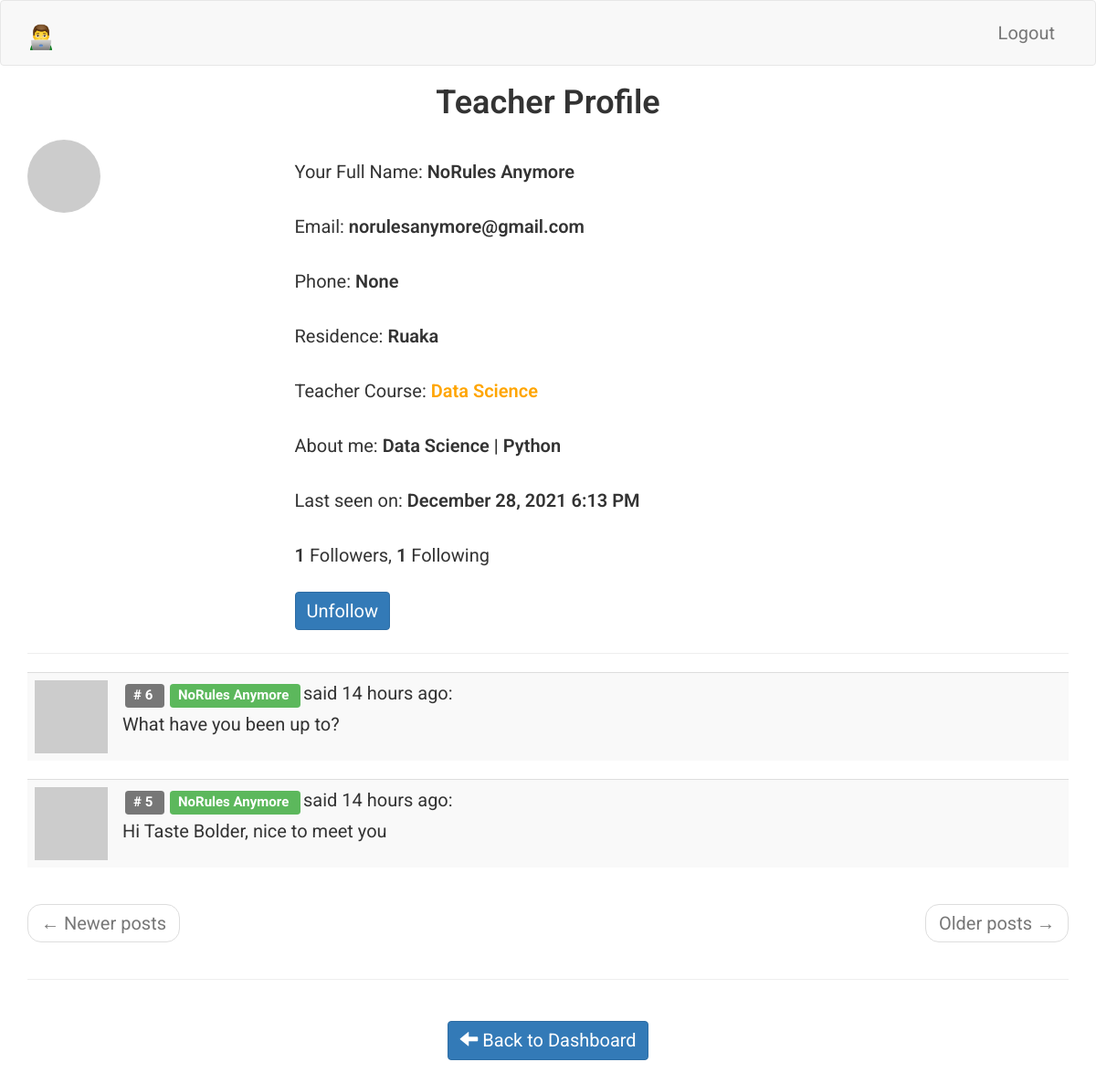
The page /teacher/profile/NoRules Anymore (signed in) on the database as committed earlier.
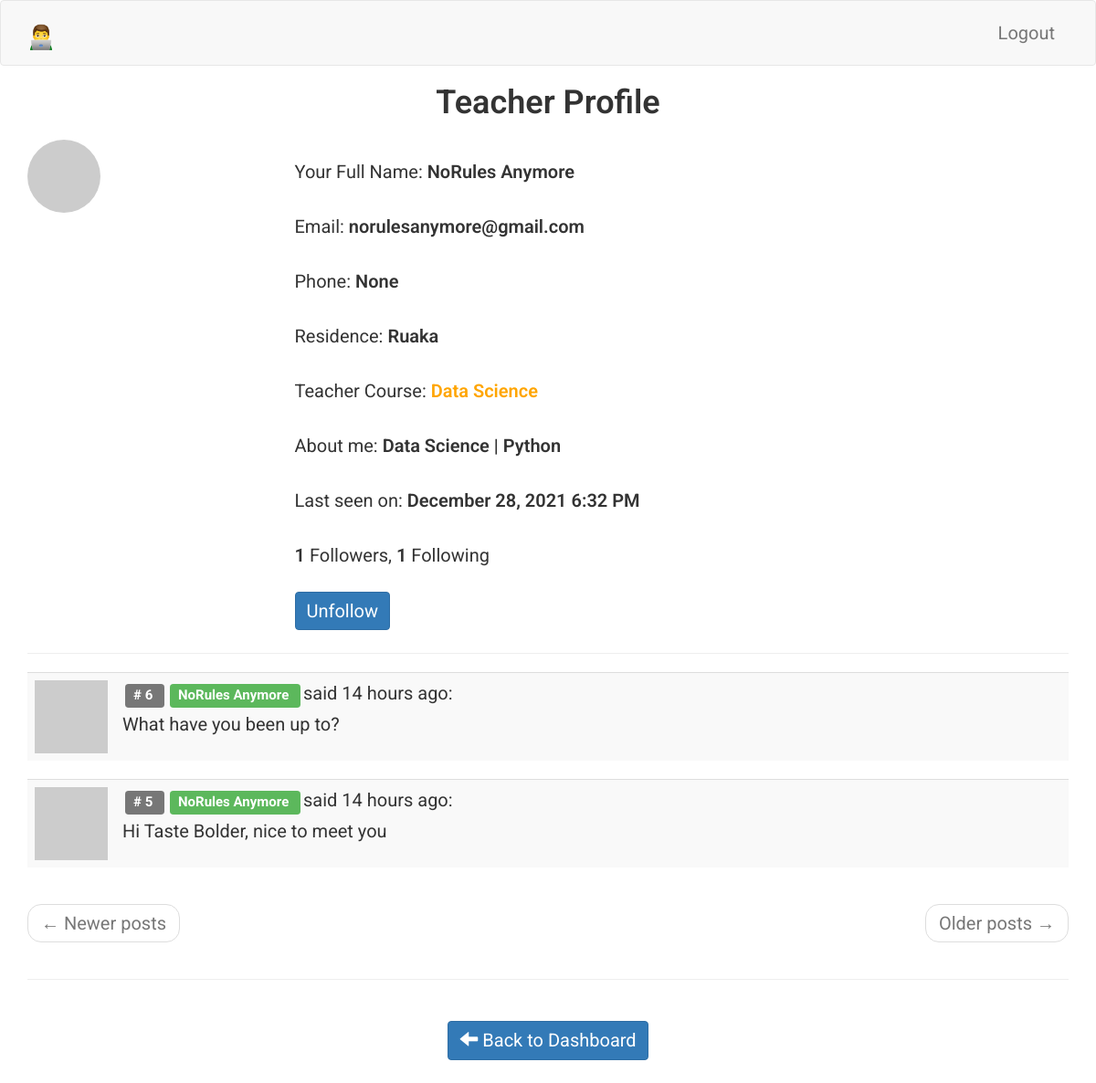
The same page on the database as committed later.
### app/models.py (models this page shows, shortened)
class Teacher(UserMixin, db.Model):
    __tablename__ = 'teacher'
    id = db.Column(db.Integer, primary_key=True)
    teacher_full_name = db.Column(db.String(64), index=True, unique=True)
    teacher_email = db.Column(db.String(120), index=True, unique=True)
    teacher_phone = db.Column(db.String(120), index=True, unique=True)
    teacher_residence = db.Column(db.String(120), index=True)
    teacher_course = db.Column(db.String(120), index=True)
    teacher_about_me = db.Column(db.String(140))
    teacher_last_seen = db.Column(db.DateTime, default=datetime.utcnow)
    teacher_password_hash = db.Column(db.String(128))
    comments = db.relationship(
        'TeacherCommunityComment',
        backref='author',
        lazy='dynamic'
        )
    course_overview = db.relationship(
        'WebDevelopmentOverview',
        backref='author',
        lazy='dynamic'
        )
    table_of_contentes = db.relationship(
        'TableOfContents',
        backref='author',
        lazy='dynamic'
        )
    def avatar_teacher(self, size):
        digest = md5(self.teacher_email.lower().encode('utf-8')).hexdigest()
        return 'https://www.gravatar.com/avatar/{}?d=identicon&s={}'.format(
            digest, size)
    teacher_followed = db.relationship(
        'Teacher',
        secondary=teacher_followers,
        primaryjoin=(teacher_followers.c.follower_id == id),
        secondaryjoin=(teacher_followers.c.followed_id == id),
        backref=db.backref(
            'teacher_followers',
            lazy='dynamic'
            ), lazy='dynamic')
    def is_following(self, teacher):
        return self.teacher_followed.filter(
            teacher_followers.c.followed_id == teacher.id).count() > 0

class TeacherCommunityComment(db.Model):
    __tablename__ = 'teacher community comment'
    id = db.Column(db.Integer, primary_key=True)
    body = db.Column(db.String(140))
    timestamp = db.Column(db.DateTime, index=True, default=datetime.utcnow)
    teacher_id = db.Column(db.Integer, db.ForeignKey('teacher.id'))

### app/teacher/routes.py (the view)
@bp.route('/profile/<teacher_full_name>')
@login_required
def profile_teacher(teacher_full_name):
    teacher = Teacher.query.filter_by(
        teacher_full_name=teacher_full_name
        ).first()
    page = request.args.get('page', 1, type=int)
    comments = teacher.comments.order_by(
        TeacherCommunityComment.timestamp.desc()
        ).paginate(
        page, current_app.config['POSTS_PER_PAGE'], False)
    next_url = url_for(
        'teacher.dashboard_teacher', teacher_full_name=teacher_full_name,
        _anchor="teacher-comments",
        page=comments.next_num) \
        if comments.has_next else None
    prev_url = url_for(
        'teacher.dashboard_teacher', teacher_full_name=teacher_full_name,
        _anchor="teacher-comments",
        page=comments.prev_num) \
        if comments.has_prev else None
    form = EmptyForm()
    return render_template(
        'teacher/profile_teacher.html',
        teacher=teacher,
        comments=comments.items,
        next_url=next_url,
        prev_url=prev_url,
        form=form,
        title='Teacher Profile'
        )

### app/teacher/forms.py
class EmptyForm(FlaskForm):
    submit = SubmitField('Post')

### app/models.py (called while the page is built)
@login.user_loader
def load_teacher(id):
    return Teacher.query.get(int(id))

### app/teacher/routes.py (called while the page is built)
@bp.before_request
def before_request():
    if current_user.is_authenticated:
        current_user.teacher_last_seen = datetime.utcnow()
        db.session.commit()

### app/templates/teacher/profile_teacher.html (shortened to what this page needs)
{% extends 'base.html' %}
{% block app_content %}
    <div class="row">
        <div class="col-sm-12">
        </div>
    </div>
    <div class="row">
        <div class="col-sm-12 text-center">
            <H1>{{ title }}</H1>
        </div>
    </div>
    <div class="row">
        <div class="col-sm-3">
            <img src=" {{ teacher.avatar_teacher(128) }} " class="img-circle">
        </div>
        <div class="col-sm-9">
            <p>
                Your Full Name: <span style="font-weight: 600;">{{ teacher.teacher_full_name }}</span>
            </p>
            <p>
                Email: <span style="font-weight: 600;">{{ teacher.teacher_email }}</span>
            </p>
            <p>
                Phone: <span style="font-weight: 600;">{{ teacher.teacher_phone }}</span>
            </p>
            <p>
                Residence: <span style="font-weight: 600;">{{ teacher.teacher_residence }}</span>
            </p>
            <p>
                Teacher Course: <span style="font-weight: 600; color: orange;">{{ teacher.teacher_course }}</span>
            </p>
            {% if teacher.teacher_about_me %}
                <p>
                    About me: <span style="font-weight: 600;">{{ teacher.teacher_about_me }}</span>
                </p>
            {% endif %}
            {% if teacher.teacher_last_seen %}
                <p>
                    Last seen on: <span style="font-weight: 600;">{{ moment(teacher.teacher_last_seen).format('LLL') }}</span>
                </p>
            {% endif %}
            <p>
                <span style="font-weight: 600;">{{ teacher.teacher_followers.count() }}</span> Followers,
                <span style="font-weight: 600;">{{ teacher.teacher_followed.count() }}</span> Following
            </p>
            {% if not current_user.is_following(teacher) %}
                <form action="{{ url_for('teacher.follow_teacher', teacher_full_name=teacher.teacher_full_name) }}" method="post">
                    {{ form.hidden_tag() }}
                    {{ form.submit(value='Follow', class_='btn btn-primary') }}
                </form>
            {% else %}
                <form action="{{ url_for('teacher.unfollow_teacher', teacher_full_name=teacher.teacher_full_name) }}" method="post">
                    {{ form.submit(value='Unfollow', class_='btn btn-primary') }}
                </form>
            {% endif %}
        </div>
    </div>
    <hr>
    <div class="row teacher">
        <div class="col-sm-12">
            {% for comment in comments %}
                {% include 'teacher/_comments_teachers.html' %}
            {% endfor %}
        </div>
    </div>
    <div class="row">
        <div class="col-sm-12">
            <nav aria-label="...">
                <ul class="pager">
                    <li class="previous{% if not prev_url %} disabled{% endif %}">
                        <a href="{{ prev_url or '#' }}">
                            <span aria-hidden="true">&larr;</span> Newer posts
                        </a>
                    </li>
                    <li class="next{% if not next_url %} disabled{% endif %}">
                        <a href="{{ next_url or '#' }}">
                            Older posts <span aria-hidden="true">&rarr;</span>
                        </a>
                    </li>
                </ul>
            </nav>
        </div>
    </div>
    <hr>
    {% if teacher %}
        <div class="row text-center">
            <div class="col-sm-4">
            </div>
            <div class="col-sm-4">
                <p>
                    <a href=" {{ url_for('teacher.dashboard_teacher') }} " class="btn btn-primary">
                        <span class="glyphicon glyphicon-arrow-left" aria-hidden="true"></span>
                            Back to Dashboard
                    </a>
                </p>
            </div>
            <div class="col-sm-4">
            </div>
        </div>
    {% endif %}
{% endblock %}

### app/templates/base.html (shortened to what this page needs)
{% extends 'bootstrap/base.html' %}
{% block head %}
    {{ super() }}
{% endblock %}
{% block styles %}
    {{ super() }}
    <link type="text/css" rel="stylesheet" href="{{ url_for('static', filename = 'css/main.css') }}">
    <link rel="stylesheet" href="https://cdnjs.cloudflare.com/ajax/libs/intl-tel-input/16.0.4/css/intlTelInput.css">
{% endblock %}
{% block navbar %}
<nav class="navbar navbar-default">
    <div class="container">
        <div class="navbar-header">
            {% if current_user.is_authenticated %}
                {% if student %}
                    <a class="navbar-brand" href=" {{ url_for('student.dashboard_student') }} ">
                        <img alt="Brand" src="{{ url_for('static', filename = 'images/eLearning.png') }}" width="30" height="30">
                    </a>
                {% elif parent %}
                    <a class="navbar-brand" href=" {{ url_for('main.dashboard_parent') }} ">
                        <img alt="Brand" src="{{ url_for('static', filename = 'images/eLearning.png') }}" width="30" height="30">
                    </a>
                {% elif teacher %}
                    <a class="navbar-brand" href=" {{ url_for('teacher.dashboard_teacher') }} ">
                        <img alt="Brand" src="{{ url_for('static', filename = 'images/eLearning.png') }}" width="30" height="30">
                    </a>
                {% elif admin %}
                    <a class="navbar-brand" href=" {{ url_for('admin.dashboard_admin') }} ">
                        <img alt="Brand" src="{{ url_for('static', filename = 'images/eLearning.png') }}" width="30" height="30">
                    </a>
                {% else %}
                    <a class="navbar-brand" href=" {{ url_for('main.home') }} ">
                        <img alt="Brand" src="{{ url_for('static', filename = 'images/eLearning.png') }}" width="30" height="30">
                    </a>
                {% endif %}
            {% else %}
                <a class="navbar-brand" href=" {{ url_for('main.home') }} ">
                    somaSoma
                </a>
            {% endif %}
        </div>
        <div class="collapse navbar-collapse" id="bs-example-navbar-collapse-1">
            <ul class="nav navbar-nav navbar-right">
                {% if current_user.is_authenticated %}
                    {% if student %}
                        <li><a href=" {{ url_for('auth.logout_student') }} ">Logout</a></li>
                    {% elif parent %}
                        <li><a href=" {{ url_for('auth.logout_parent') }} ">Logout</a></li>
                    {% elif teacher %}
                        <li><a href=" {{ url_for('auth.logout_teacher') }} ">Logout</a></li>
                    {% elif admin %}
                        <li><a href=" {{ url_for('auth.logout_admin') }} ">Logout</a></li>
                    {% else %}
                        <li><a href=" {{ url_for('auth.login') }} ">Logout</a></li>
                    {% endif %}
                {% endif %}
            </ul>
        </div>
    </div>
</nav>
{% endblock %}
{% block content %}
    <div class="container">
        {% block app_content %}
        {% endblock %}
    </div>
{% endblock %}

### app/templates/teacher/_comments_teachers.html
<table class="table table-striped">
    <tr valign='top'>
        <td width="30px">
            <a href=" {{ url_for('teacher.profile_teacher', teacher_full_name=comment.author.teacher_full_name) }} ">
                <img src=" {{ comment.author.avatar_teacher(30) }}  ">
            </a>
        </td>
        <td>
            <span class="comment-id label label-default"># {{ comment.id }} </span>
            <a href="{{ url_for('teacher.profile_teacher', teacher_full_name=comment.author.teacher_full_name) }}">
                <span class="label label-success"> {{ comment.author.teacher_full_name }} </span>
            </a>
            said {{ moment(comment.timestamp).fromNow() }}:
            <br>
            <div class="comment-body">
                {{ comment.body }}
            </div>
        </td>
    </tr>
</table>

### app/static/css/main.css (style rules this page uses)
.label { margin: 3px; }
.navbar-brand { font-size: 30px; font-weight: 600; margin-top: 10px; }
html, body { font-family: 'Roboto', sans-serif; }
h1 { padding-bottom: 10px; font-weight: 600; margin-top: 0px; padding-top: 0px; }
h2, h3, h4, h5, h6, p { margin-top: 0px; padding-top: 10px; padding-bottom: 10px; }
p, li { line-height: 30px; margin-top: 10px; margin-bottom: 10px; }
p, li, td, .btn, .btn-alt, .schedule-btn { font-size: 20px; }
.comment-body { margin-top: 5px; }
.btn { margin-top: 5px; margin-bottom: 5px; }

Rows that differ between the two databases and show on the page:
changed Teacher "NoRules Anymore": teacher_last_seen "December 28, 2021 6:13 PM" → "December 28, 2021 6:32 PM"
